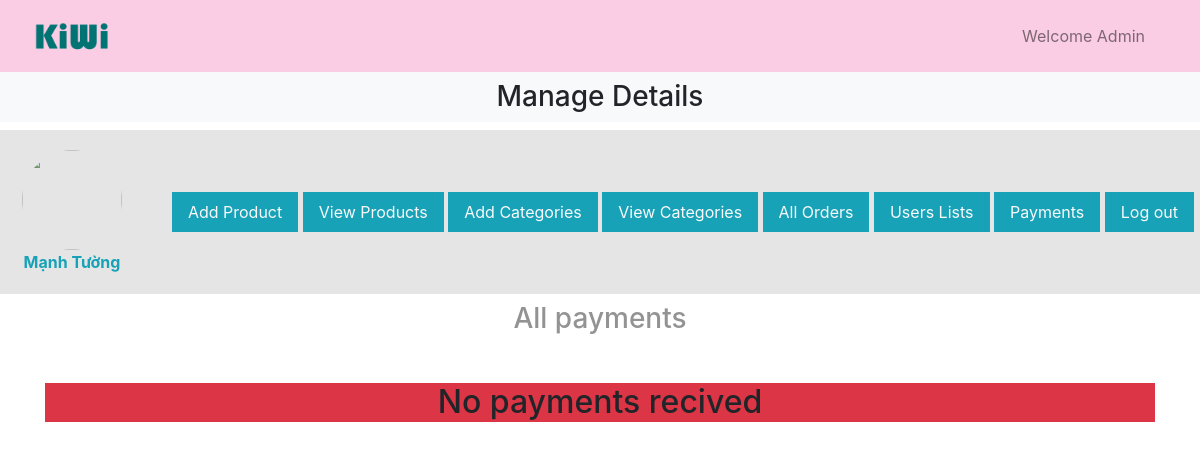
/admin/index.php?list_payments, run on an earlier commit of the app's database.
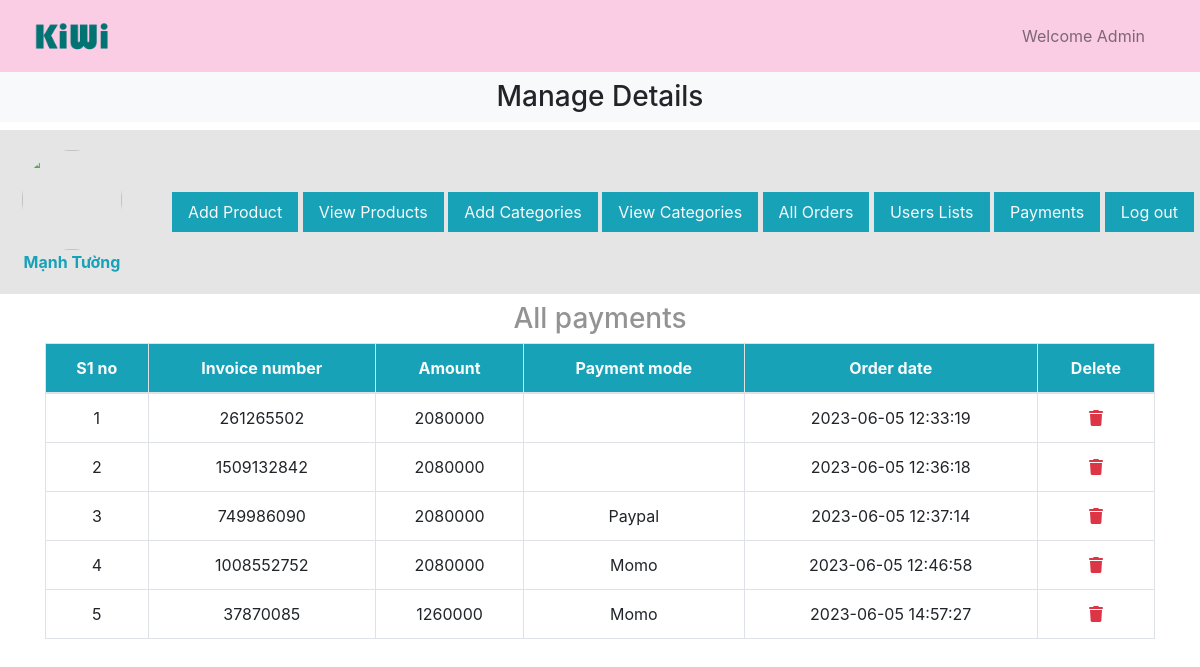
And on a later commit of the database.
### tables this page shows
CREATE TABLE `user_payments` (
  `payment_id` int(11) NOT NULL,
  `order_id` int(11) NOT NULL,
  `invoice_number` int(11) NOT NULL,
  `amount` int(11) NOT NULL,
  `payment_mode` varchar(256) NOT NULL,
  `date` timestamp NOT NULL DEFAULT current_timestamp() ON UPDATE current_timestamp()
);

### admin/list_payments.php (the view, shortened to what this page needs)
<h3 class="text-center text-grey mt-2">All payments</h3>
<table class = "table table-bordered mt-2 text-center">
    <thead class = "bg-info text-light">
    <?php
    $get_payments="SELECT * FROM `user_payments`";
    $result=mysqli_query($con, $get_payments);
    $row_count=mysqli_num_rows($result);
    if($row_count == 0)
        echo "<h2 class='bg-danger text-center mt-5'>No payments recived</h2>";
    else{
        echo "<tr>
            <th>S1 no</th>
            <th>Invoice number</th>
            <th>Amount</th>
            <th>Payment mode</th>
            <th>Order date</th>
            <th>Delete</th>
        </tr>
    </thead>
    <tbody class=''>";
        $number=0;
        while($row_data = mysqli_fetch_assoc($result)){
            $payment_id = $row_data['payment_id'];
            $amount = $row_data['amount'];
            $invoice_number = $row_data['invoice_number'];
            $payment_mode = $row_data['payment_mode'];
            $date = $row_data['date'];
            $number++;
            echo "<tr>
            <td>$number</td>
            <td>$invoice_number</td>
            <td>$amount</td>
            <td>$payment_mode</td>
            <td>$date</td>
            <td><a href='index.php?delete_payments=$payment_id' class='text-danger'><i class='fa-solid fa-trash'></i></a></td>
        </tr>";
        }
    }
    ?>
    </thead>
</table>

What changed in the data, as far as the page shows it:
added user_payments: invoice_number "261265502", amount "2080000", date "2023-06-05 12:33:19"
added user_payments: invoice_number "1509132842", amount "2080000", date "2023-06-05 12:36:18"
added user_payments: invoice_number "749986090", amount "2080000", payment_mode "Paypal", date "2023-06-05 12:37:14"
added user_payments: invoice_number "1008552752", amount "2080000", payment_mode "Momo", date "2023-06-05 12:46:58"
added user_payments: invoice_number "37870085", amount "1260000", payment_mode "Momo", date "2023-06-05 14:57:27"
Also different on the page:
text no longer shown: "No payments recived"
text now shown: "S1 no Invoice number Amount Payment mode Order date Delete"
